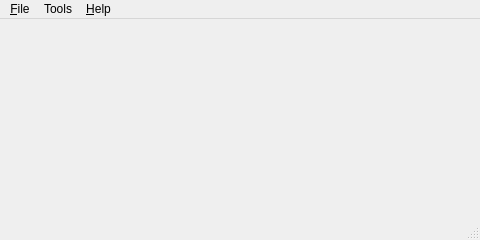
<?xml version="1.0" encoding="UTF-8"?>
<ui version="4.0">
 <class>MainWindow</class>
 <widget class="QMainWindow" name="MainWindow">
  <property name="windowModality">
   <enum>Qt::NonModal</enum>
  </property>
  <property name="geometry">
   <rect>
    <x>0</x>
    <y>0</y>
    <width>480</width>
    <height>240</height>
   </rect>
  </property>
  <property name="sizePolicy">
   <sizepolicy hsizetype="MinimumExpanding" vsizetype="Preferred">
    <horstretch>0</horstretch>
    <verstretch>0</verstretch>
   </sizepolicy>
  </property>
  <property name="windowTitle">
   <string>qtCanvas</string>
  </property>
  <property name="windowIcon">
   <iconset resource="../../resources/qtCanvas.qrc">
    <normaloff>:/images/logo.png</normaloff>:/images/logo.png</iconset>
  </property>
  <property name="unifiedTitleAndToolBarOnMac">
   <bool>true</bool>
  </property>
  <widget class="QWidget" name="centralWidget">
   <property name="sizePolicy">
    <sizepolicy hsizetype="MinimumExpanding" vsizetype="MinimumExpanding">
     <horstretch>0</horstretch>
     <verstretch>0</verstretch>
    </sizepolicy>
   </property>
   <layout class="QGridLayout" name="gridLayout">
    <property name="sizeConstraint">
     <enum>QLayout::SetDefaultConstraint</enum>
    </property>
    <property name="leftMargin">
     <number>0</number>
    </property>
    <property name="topMargin">
     <number>0</number>
    </property>
    <property name="rightMargin">
     <number>0</number>
    </property>
    <property name="bottomMargin">
     <number>0</number>
    </property>
   </layout>
  </widget>
  <widget class="QMenuBar" name="menuBar">
   <property name="geometry">
    <rect>
     <x>0</x>
     <y>0</y>
     <width>480</width>
     <height>21</height>
    </rect>
   </property>
   <widget class="QMenu" name="menuFile">
    <property name="title">
     <string>&amp;File</string>
    </property>
    <addaction name="actionLogout"/>
    <addaction name="separator"/>
    <addaction name="actionQuit"/>
   </widget>
   <widget class="QMenu" name="menuHelp">
    <property name="title">
     <string>&amp;Help</string>
    </property>
    <addaction name="actionA_bout_qtCanvas"/>
   </widget>
   <widget class="QMenu" name="menuTools">
    <property name="title">
     <string>Tools</string>
    </property>
    <addaction name="actionOptions"/>
   </widget>
   <addaction name="menuFile"/>
   <addaction name="menuTools"/>
   <addaction name="menuHelp"/>
  </widget>
  <widget class="QStatusBar" name="statusBar"/>
  <action name="actionQuit">
   <property name="text">
    <string>&amp;Quit</string>
   </property>
   <property name="toolTip">
    <string>Quit qtCanvas</string>
   </property>
   <property name="statusTip">
    <string>Quit qtCanvas</string>
   </property>
  </action>
  <action name="actionA_bout_qtCanvas">
   <property name="text">
    <string>A&amp;bout qtCanvas</string>
   </property>
  </action>
  <action name="actionLogout">
   <property name="text">
    <string>&amp;Logout</string>
   </property>
  </action>
  <action name="actionOptions">
   <property name="text">
    <string>&amp;Options</string>
   </property>
  </action>
 </widget>
 <layoutdefault spacing="6" margin="11"/>
 <resources>
  <include location="../../resources/qtCanvas.qrc"/>
 </resources>
 <connections>
  <connection>
   <sender>actionQuit</sender>
   <signal>triggered()</signal>
   <receiver>MainWindow</receiver>
   <slot>close()</slot>
   <hints>
    <hint type="sourcelabel">
     <x>-1</x>
     <y>-1</y>
    </hint>
    <hint type="destinationlabel">
     <x>219</x>
     <y>128</y>
    </hint>
   </hints>
  </connection>
 </connections>
</ui>
